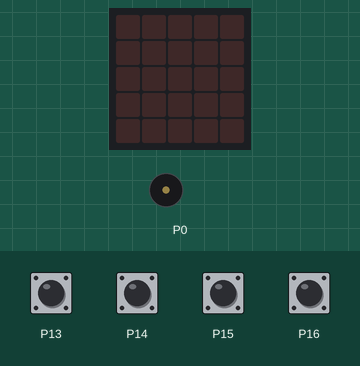
Recording of a program running on a simulated BBC micro:bit (MakeCode). Shown: the board's 5×5 LED display, buzzer (waves = sounding). The inputs (shaded band) are chosen by the test bench; at power-on: P13–16 HIGH.

Above: at 1.2 s.
1.3 s: P13 pulled LOW for 0.15 s
At 3.0 s:
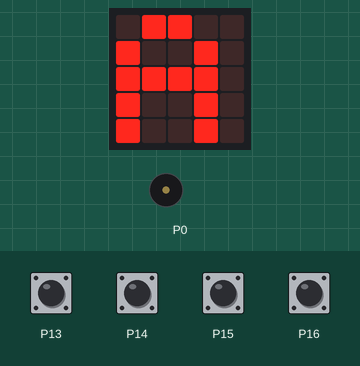
3.4 s: P14 pulled LOW for 0.15 s
At 4.5 s:
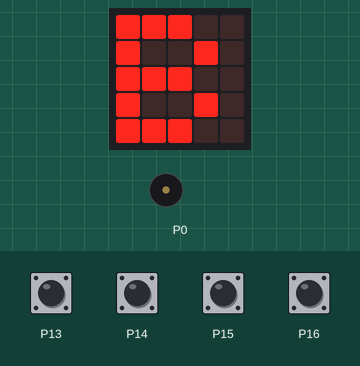
5.0 s: P15 pulled LOW for 0.15 s
At 5.8 s:
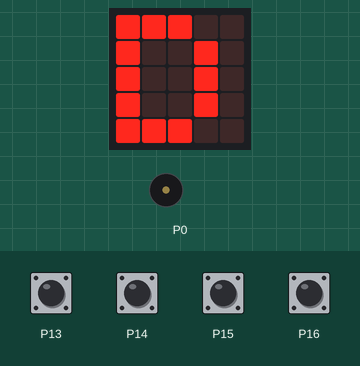
6.6 s: P16 pulled LOW for 0.15 s
At 7.1 s:
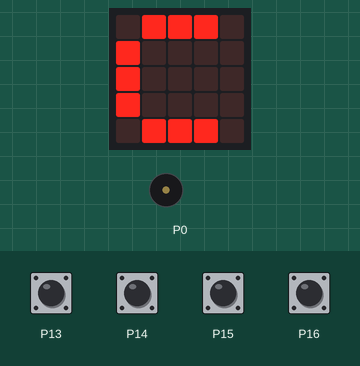
8.2 s: P13 pulled LOW for 1 s
At 9.6 s:
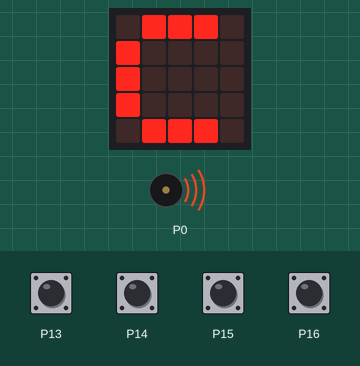
11.2 s: P13 pulled LOW for 0.15 s
At 11.7 s:
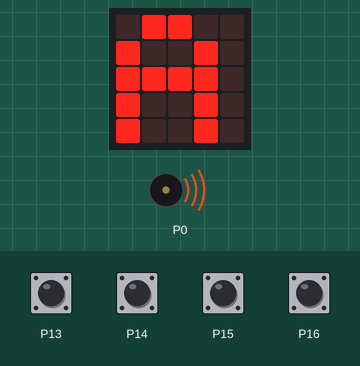
Timing chart, 0 to 14.2 s (numbered marks = the images above; inputs shaded):
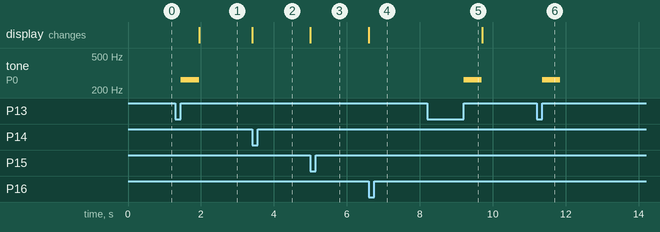

The program:

main.ts
```typescript
pins.onPulsed(DigitalPin.P13, PulseValue.Low, function () {
    music.playTone(262, music.beat(BeatFraction.Whole))
    basic.showString("A")
})
pins.onPulsed(DigitalPin.P15, PulseValue.High, function () {
    basic.showString("D")
})
pins.onPulsed(DigitalPin.P14, PulseValue.High, function () {
    basic.showString("B")
})
pins.setPull(DigitalPin.P13, PinPullMode.PullUp)
pins.setPull(DigitalPin.P14, PinPullMode.PullUp)
pins.setPull(DigitalPin.P15, PinPullMode.PullUp)
pins.setPull(DigitalPin.P16, PinPullMode.PullUp)
basic.forever(function () {
    if (pins.digitalReadPin(DigitalPin.P16) == 0) {
        basic.showString("C")
    }
})
```

test.ts
```typescript
// 在此处测试；当此软件包作为插件使用时，将不会编译此软件包。
```

Measured:
- after the input at 1.3 s, tone on P0: silent → 262 Hz after 0.15 s, → silent 0.50 s later; the display: changes after 0.66 s (image 1)
- after the input at 3.4 s, the display: changes at once (image 2)
- after the input at 5.0 s, the display: changes at once (image 3)
- after the input at 6.6 s, the display: changes at once (image 4)
- after the input at 8.2 s, tone on P0: silent → 262 Hz after 1.0 s, → silent 0.50 s later
- after the input at 11.2 s, tone on P0: silent → 262 Hz after 0.15 s, → silent 0.50 s later
